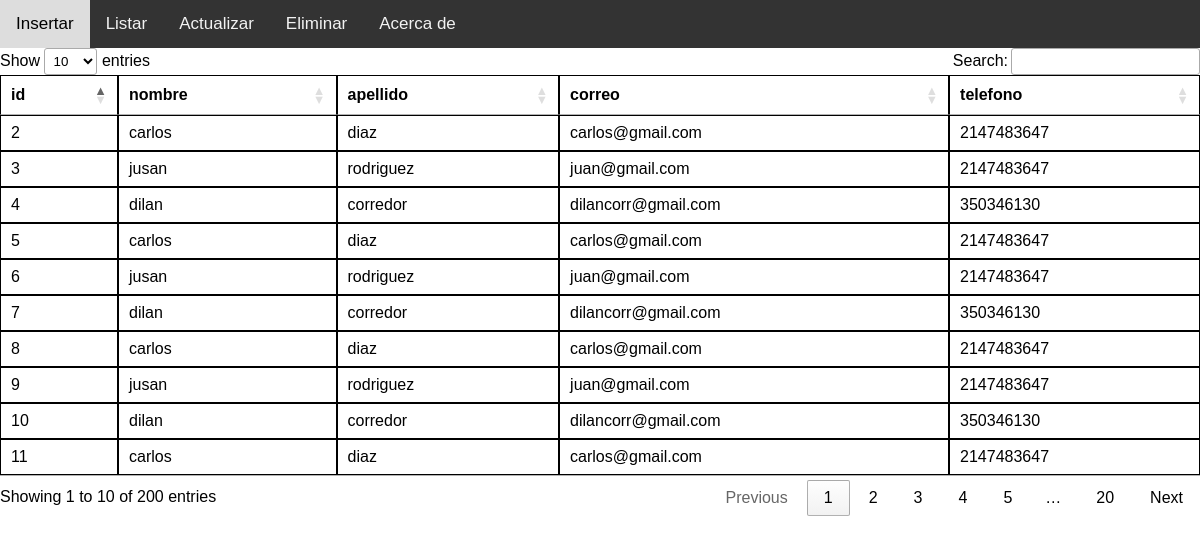
The app's page /listar.php with its own data.
### tables this page shows
CREATE TABLE `usuarios` (
  `id` int(30) NOT NULL,
  `nombre` text NOT NULL,
  `apellido` text NOT NULL,
  `correo` text NOT NULL,
  `telefono` int(30) NOT NULL
);

### listar.php (the view, shortened to what this page needs)
<!DOCTYPE html>
<html lang="es">
<head>
    <link rel="stylesheet" type="text/css" href="//cdn.datatables.net/1.10.21/css/jquery.dataTables.min.css" />
</head>
<body>
    <?php
    include_once('conexion.php');
    include_once('cabecera.php');
    $sql = "SELECT id,nombre,apellido,correo,telefono FROM usuarios";
    $resultado = $conexion->query($sql);
    if ($resultado->num_rows > 0) { ?>
        <table id="usuarios">
            <thead>
                <th>id</th>
                <th>nombre</th>
                <th>apellido</th>
                <th>correo</th>
                <th>telefono</th>
            </thead>
            <?php
            $usuarios = $resultado->fetch_all(MYSQLI_ASSOC);
            foreach ($usuarios as $user) { ?>
                <tr>
                    <td><?php echo $user['id']; ?></td>
                    <td><?php echo $user['nombre']; ?></td>
                    <td><?php echo $user['apellido']; ?></td>
                    <td><?php echo $user['correo']; ?></td>
                    <td><?php echo $user['telefono']; ?></td>
                </tr>
            <?php } ?>
        </table>
    <?php } else {
        echo "Sin registros encontrados en la base de datos";
    }
    ?>
</body>
</html>

### cabecera.php (shortened to what this page needs)
<!DOCTYPE html>
<html lang="en">
<head>
    <link rel="stylesheet" href="estilos.css">
</head>
<body>
    <div class="topnav">
        <a href="index.php">Insertar</a>
        <a href="listar.php">Listar</a>
        <a href="actualizar.php">Actualizar</a>
        <a href="eliminar.php">Eliminar</a>
        <a href="https://configuroweb.com">Acerca de</a>
    </div>
</body>
</html>

### estilos.css (style rules this page uses)
body { margin: 0; font-family: Arial, Helvetica, sans-serif; }
.topnav { overflow: hidden; background-color: #333; }
.topnav a { float: left; color: #f2f2f2; text-align: center; padding: 14px 16px; text-decoration: none; font-size: 17px; }
table td, table th { border: 1px solid black; }

### records on screen
usuarios: id "2", nombre "carlos", apellido "diaz", correo "carlos@gmail.com", telefono "2147483647"
usuarios: id "3", nombre "jusan", apellido "rodriguez", correo "juan@gmail.com", telefono "2147483647"
usuarios: id "4", nombre "dilan", apellido "corredor", correo "dilancorr@gmail.com", telefono "350346130"
usuarios: id "5", nombre "carlos", apellido "diaz", correo "carlos@gmail.com", telefono "2147483647"
usuarios: id "6", nombre "jusan", apellido "rodriguez", correo "juan@gmail.com", telefono "2147483647"
usuarios: id "7", nombre "dilan", apellido "corredor", correo "dilancorr@gmail.com", telefono "350346130"
usuarios: id "8", nombre "carlos", apellido "diaz", correo "carlos@gmail.com", telefono "2147483647"
usuarios: id "9", nombre "jusan", apellido "rodriguez", correo "juan@gmail.com", telefono "2147483647"
usuarios: id "10", nombre "dilan", apellido "corredor", correo "dilancorr@gmail.com", telefono "350346130"
usuarios: id "11", nombre "carlos", apellido "diaz", correo "carlos@gmail.com", telefono "2147483647"
